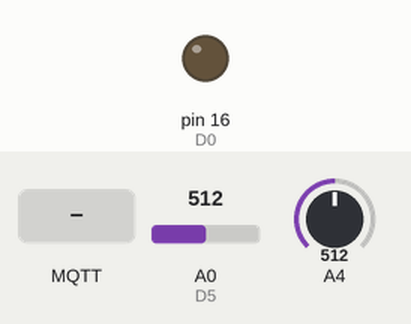
This sketch was run on a simulated Arduino Uno, built for the host (arithmetic inside an expression is 32-bit, double 64-bit). Parts: output pins drawn as LEDs (lit = HIGH). Inputs (shaded band) come from the test bench; at power-on: A0 (D5) = 512, A4 = 512. No MQTT or app messages arrive unless stated; what the sketch prints to the serial monitor is not drawn.

Above: at 2.3 s.
2.4 s: A0 (D5) set to 311
3.9 s: A0 (D5) set to 290
8.4 s: MQTT message "R" arrives on the first subscribed topic
10.0 s: MQTT message "R" arrives on the first subscribed topic
Timing chart, 0 to 13.0 s (numbered marks = the images above; inputs shaded):
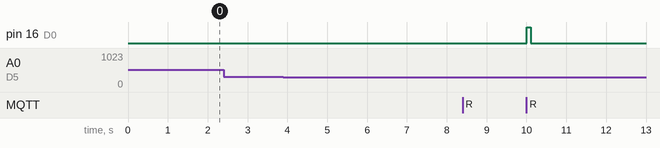

The sketch:

esp8266_station_one.ino
```cpp
#include "EspMQTTClient.h"

#define D10 1
#define RX 3
#define D8 15
#define D7 13
#define D6 12
#define D5 14
#define D4 2
#define D3 0
#define D2 4
#define D1 5
#define D0 16
#define analogInPin A0


EspMQTTClient client(
  "ChuuuChuuu",       // AP SSID
  "Verspaetung",    // AP Password
  "192.168.0.10",   // MQTT Broker server ip
  "STATION_ONE",      // Client name that uniquely identify your device
  1883
);

int count_one = 0, count_two, count_three, count_four, count_five, count_six = 0;
int noSightCount_one = 0, noSightCount_two, noSightCount_three, noSightCount_four, noSightCount_five, noSightCount_six = 0;
int lastEdge_one = 0, lastEdge_two, lastEdge_three, lastEdge_four, lastEdge_five, lastEdge_six = 0;
/*int count = 0;
  int noSightCount = 0;
  int lastEdge = 0;
*/
int DELAY_MS = 5;
int NO_SIGHT_THRESHHOLD = 2000 / DELAY_MS;

void setup() {
  Serial.begin(115200);
  client.enableDebuggingMessages(); // Enable debugging messages sent to serial
}

void onConnectionEstablished() {
  Serial.print("MQTT Verbunden!");

  client.subscribe("actuator/1", [](const String & payload) {
    actuate(D0, D1, payload);
  });
}

// Prellzeit beachten & 11.65mA für LEDs beachten
void loop() {

  handleSensor(D2, count_one, noSightCount_one, lastEdge_one, "sensor/13");
  handleSensor(D5, count_two, noSightCount_two, lastEdge_two, "sensor/14");
  client.loop();
  delay(DELAY_MS);
}

void handleSensor(int pin, int &count, int &noSightCount, int &lastEdge, const String& topic) {
  int reading = analogRead(pin);

  //Serial.println(reading);
  //delay(1000);
  if (reading < 300) {
    // SIGHT, POSSIBLE END OR CLEAR
    if (count != 0 && ++noSightCount == NO_SIGHT_THRESHHOLD) {
      noSightCount = 0;

      Serial.print(topic + " Zählungsende: ");
      Serial.println(count);

      // Send final data over MQTT
      char countBuffer[2];
      itoa(count, countBuffer, 10);
      client.publish(topic, countBuffer);


      count = 0;

    }
    lastEdge = 0;
  } else {
    // POSSIBLE BEGIN OR END

    if (lastEdge == 0) {
      Serial.print(topic + " Zug im Weg: ");
      Serial.println(reading);
      count++;
      noSightCount = 0;
    }

    lastEdge = 1;
  }
}

void actuate(int rightPin, int leftPin, const String& payload) {
  if (payload == "R") {
    digitalWrite(rightPin, HIGH);
    delay(100);
    analogWrite(rightPin, LOW);
  } else if (payload == "L") {
    digitalWrite(leftPin, HIGH);
    delay(100);
    analogWrite(leftPin, LOW);
  }
}
```

Measured:
- after the input at 2.4 s, every drawn part: stays the same
- after the input at 3.9 s, every drawn part: stays the same
- after the input at 10.0 s, pin 16 (D0): LOW → HIGH at once, → LOW 0.10 s later
